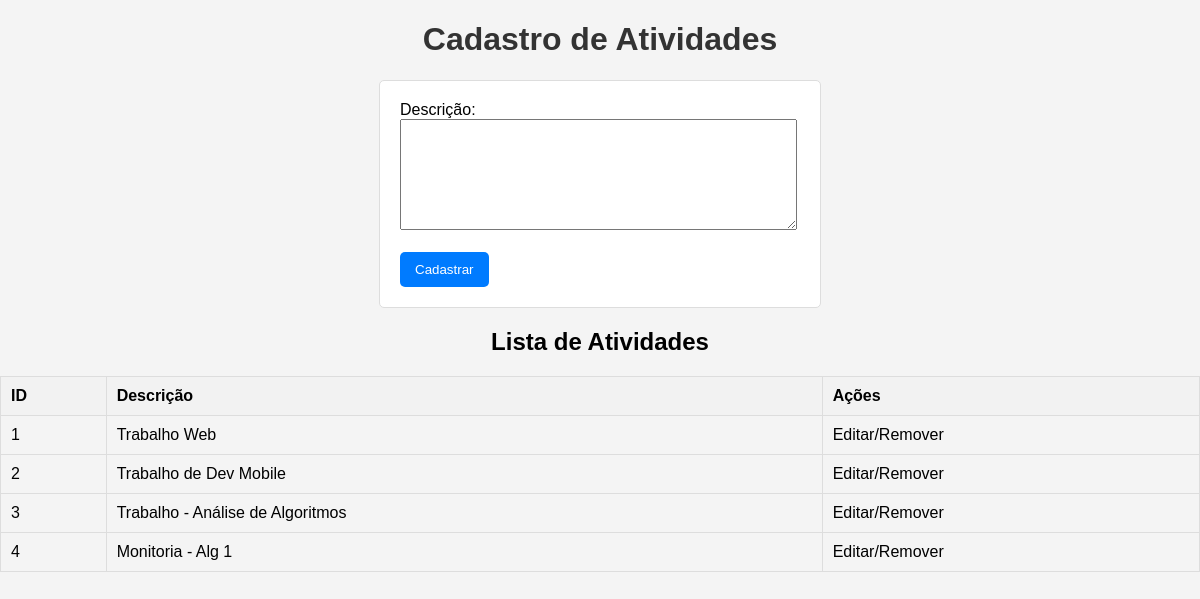
Page /cadastro.php on the earlier database version.
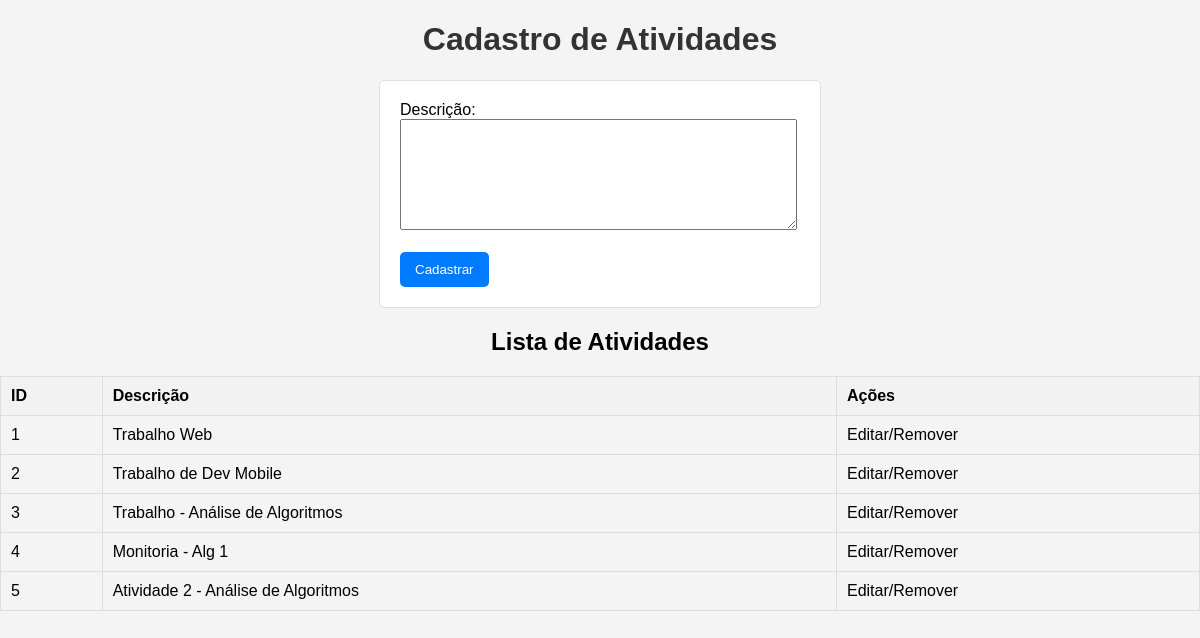
Same page on the later database version.
### tables this page shows
CREATE TABLE atividades (
    id INTEGER PRIMARY KEY AUTOINCREMENT,
    descricao TEXT NOT NULL,
    data_criacao DATETIME DEFAULT CURRENT_TIMESTAMP
);

### cadastro.php (the view, shortened to what this page needs)
<!DOCTYPE html>
<html lang="pt-br">
<head>
    <link rel="stylesheet" href="style.css">
</head>
<body>
    <h1>Cadastro de Atividades</h1>
    <form action="processa_cadastro.php" method="post">
        Descrição: <textarea name="descricao" rows="7" cols="47" required></textarea>
        <br>
        <br>
        <input type="submit" name="Cadastro" value="Cadastrar">
    </form>
    <h2>Lista de Atividades</h2>
    <table>
        <thead>
            <tr>
                <th>ID</th>
                <th>Descrição</th>
                <th>Ações</th>
            </tr>
        </thead>
        <tbody>
            <?php
            include "conexao.php";
            $result = $conn->query("SELECT * FROM atividades");
            while ($row = $result->fetchArray()) {
                echo "<tr>";
                echo "<td>{$row['id']}</td>";
                echo "<td>{$row['descricao']}</td>";
                echo "<td><a href='edicao_remocao.php?id={$row['id']}'>Editar/Remover</a></td>";
                echo "</tr>";
            }
            ?>
        </tbody>
    </table>
</body>
</html>

Differences in the rows shown:
added atividades: id "5", descricao "Atividade 2 - Análise de Algoritmos"
